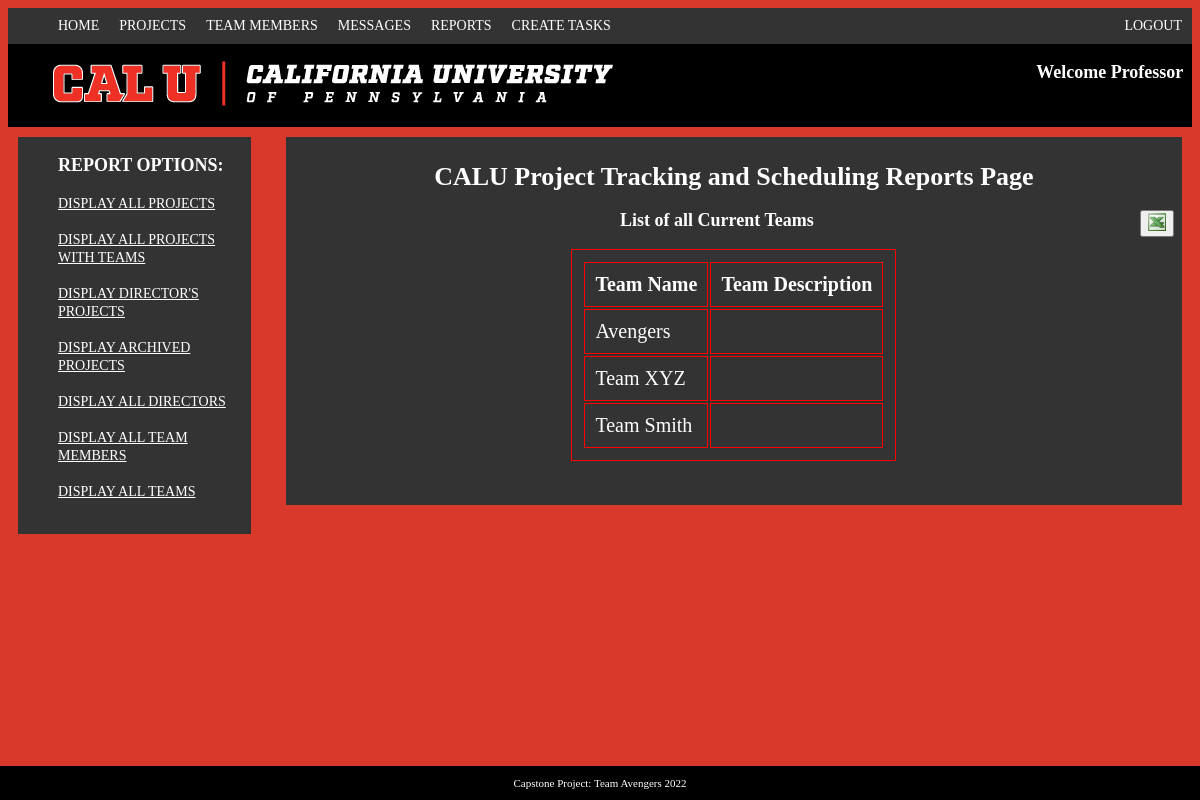
The app's page /projectDirector/reports/allTeams.php with its own data.
### tables this page shows
CREATE TABLE team (
    team_id      INT           NOT NULL AUTO_INCREMENT,
    project_id   INT           NOT NULL,
    team_name    VARCHAR(20)   NOT NULL,
    team_description     VARCHAR(255),
    PRIMARY KEY (team_id),
    FOREIGN KEY (project_id) REFERENCES project (project_id) ON DELETE CASCADE
);

### projectDirector/reports/report_data5.php (called while the page is built, shortened)
<?php
	$queryTeams = 'SELECT * FROM team';
	$stmt = $db->prepare($queryTeams);
	$stmt->execute();
	$teams = $stmt->fetchAll();

### projectDirector/reports/allTeams.php (the view, shortened to what this page needs)
<?php
require_once('../../inc/db_connect.php');
include('report_data5.php');
include('webpage/header.php');
?>
<main>
<aside>
	<div class="reportType">
		<ul class="reportNames">
			<h3><b>REPORT OPTIONS:</b></h3>
			<li><a href='../run_reports.php' style="color: white">Display All Projects</a></li><br>
			<li><a href='allProjects.php' style="color: white">Display All Projects with TEAMS</a></li><br>
			<li><a href='directorProjects.php' style="color: white">Display Director's Projects</a></li><br>
			<li><a href='archiveProjects.php' style="color: white">Display Archived Projects</a></li><br>
			<li><a href='allDirectors.php' style="color: white">Display all Directors</a></li><br>
			<li><a href='allTeamMembers.php' style="color: white">Display All Team Members</a></li><br>
			<li><a href='allTeams.php' style="color: white">Display All Teams</a></li><br>
		</ul>
	</div>
</aside>
	<div class="report">
		<h1>CALU Project Tracking and Scheduling Reports Page</h1>
			<div class="export">
				<button style="float:right" type="button" id="export_btn"> <img src="webpage/excel.jpg" height ="18"/></button>
			</div>
			<div class="reportForm" id="excel_data">
			<h3>List of all Current Teams</h3>
			<table id="table_content" align="center">
				<tr>
					<th>Team Name</th>
					<th colspan="3">Team Description</th>
				</tr>
				<?php foreach($teams as $team): ?>
				<tr>
					<td><?php echo $team["team_name"]; ?></td>
					<td colspan="3"><?php echo $team["team_description"]; ?></td>
				</tr>
				<?php endforeach; ?>
			</table>
		</div><br><br>
	</div><br><br>
</main>
</body>
<footer><p>Capstone Project: Team Avengers 2022</p></footer>
</html>

### projectDirector/reports/webpage/main3.css (style rules this page uses)
html { background-color: rgb(217, 57, 42); }
body { width: auto; }
a { text-transform: uppercase; font-size: 14px; }
h1 { color: white; font-size: 26px; }
h3 { color: white; font-size: 18px; }
main { padding: 10px; }
footer { position: fixed; left: 0; bottom: 0; width: 100%; background-color: black; color: white; text-align: center; font-size: 11px; }
li { max-width:335px; word-wrap:break-word; text-align:left; }
table, th, td { border: 1px double red; font-size:20px; width:auto; color: white; text-align: left; padding:10px }
ul.reportNames { list-style-type: none; cursor: pointer; }
aside { width: 20%; float: left; background-color: #333; display: block; color: white; }
.report { padding: 8px; text-align: center; background: #333; width: auto; margin-left: 23%; color: white; }

### records on screen
team: team_name "Avengers"
team: team_name "Team XYZ"
team: team_name "Team Smith"
